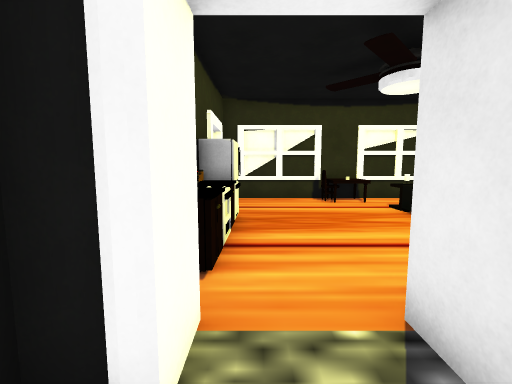
[1] (above)

15 first-person views from a walk through a Unity game level. The camera is 1.5 m above the floor, tilts 6° down and sees 90° across. Doors are open. The floor is counted in squares, 1 m on a side. Each view is taken from the middle of a square. On the plan, view 1 faces up. The plan holds only what a view shows up to about 13 squares ahead; the rest is blank. The place goes on beyond the plan. The player character is not drawn. Some surface patterns are stand-ins.

[2]
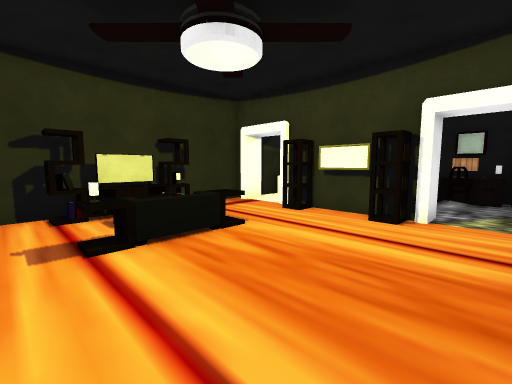

[3]
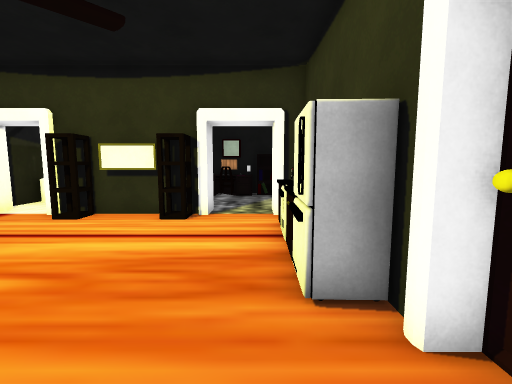

[4]
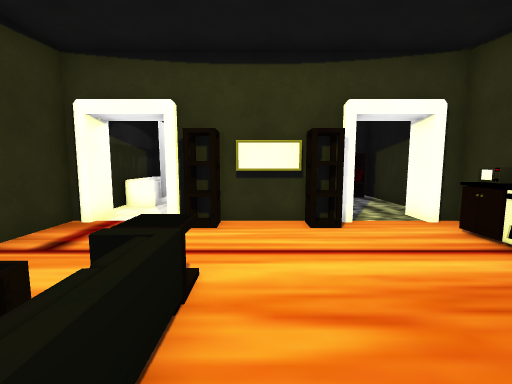

[5]
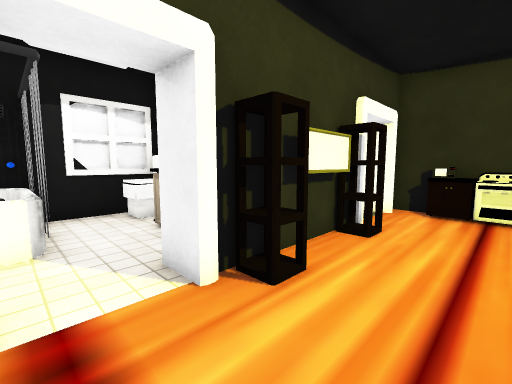

[6]
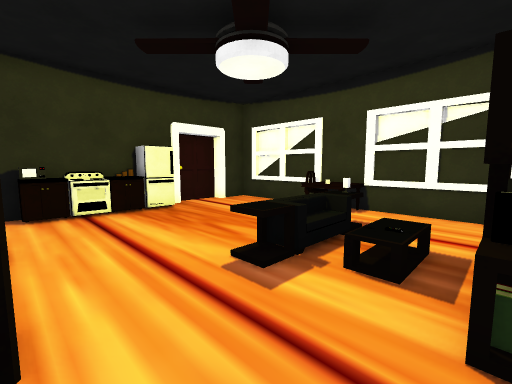

[7]
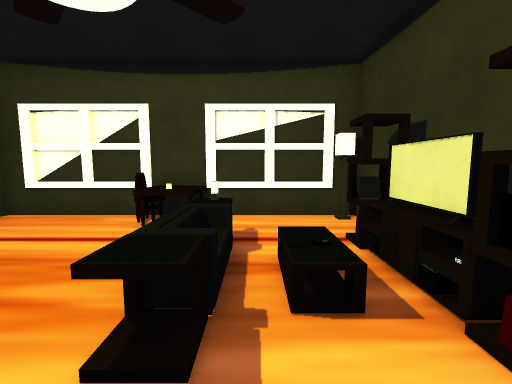

[8]
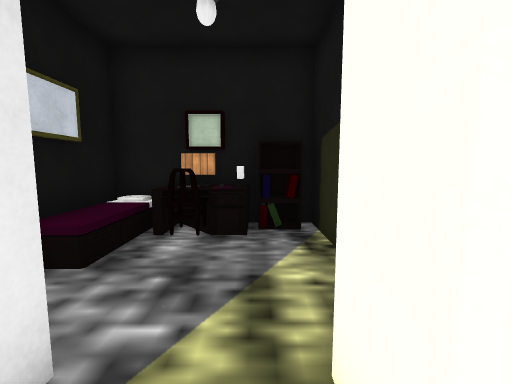

[9]
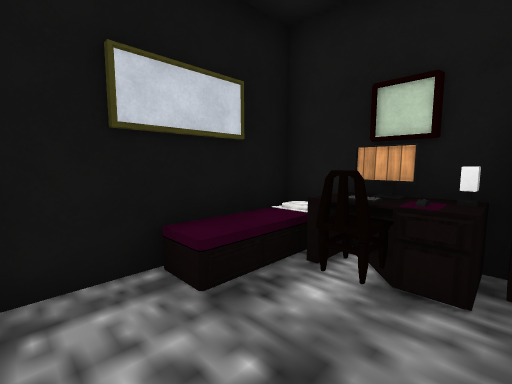

[10]
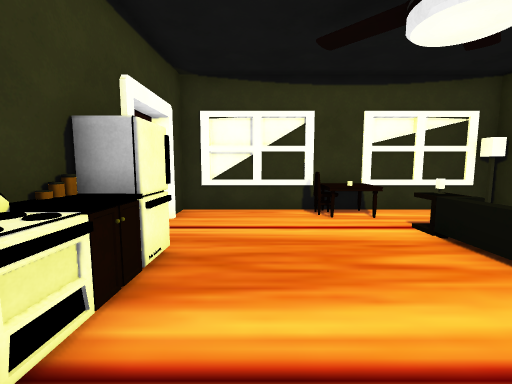

[11]
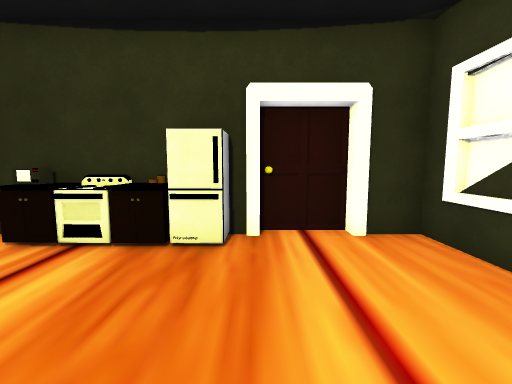

[12]
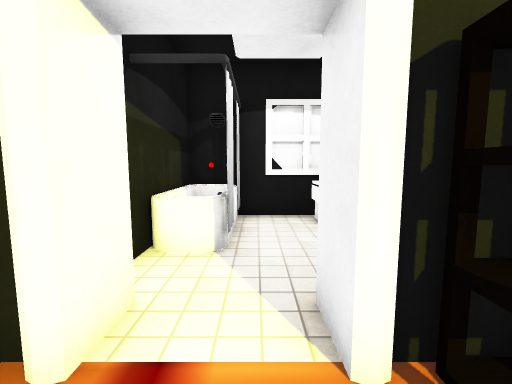

[13]
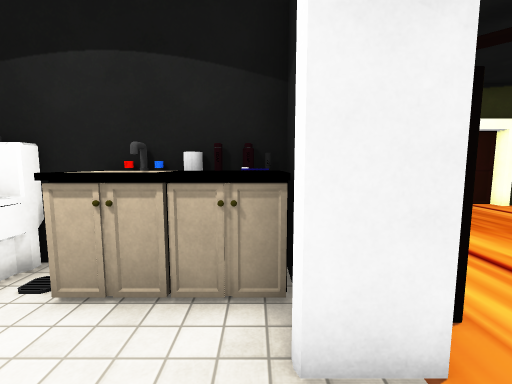

[14]
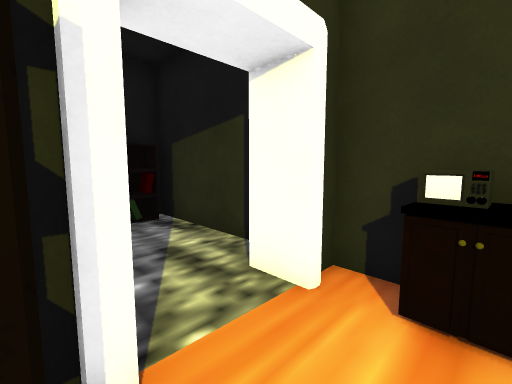

[15]
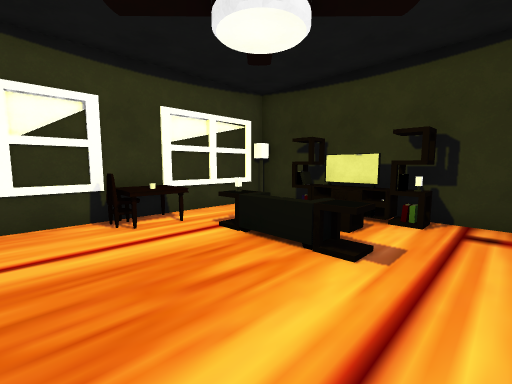

### Floor plan
Points are (right, up) in squares from view 1. A wall is a line through its corners. A room is listed if a view was taken in it or the views show most of it. See-through windows are left out.
Room 1 (views 1, 9)
walls: (1.4, 1.2) (1.4, 2.2); (3.6, 0.5) (3.6, 1.1); (-0.9, 1.5) (-1.5, 1.5) (-1.5, -3.6) (3.6, -3.6) (3.6, -1.4); (-0.5, 2.2) (-0.5, 1.2); (4.6, 1.5) (4.2, 1.5)
ways out: open door at (0.5, 2) to room 2
objects: other object (-1, -3) to (0, -3); other object (1, -4) to (1, -3); other object (1, -3) to (2, -2); other object (4, -1); other object (4, 0)
Room 2 (views 2, 3, 4, 5, 6, 7, 8, 10, 11, 12, 14, 15)
walls: (1.4, 2.2) (6.3, 2.2); (-1.5, 8.1) (-1.5, 2.2) (-0.5, 2.2); (-1.9, 10.1) (-1.9, 8.1); (8.9, 2.1) (8.9, 11.6) (-1.5, 11.6) (-1.5, 10.1)
ways out: open door at (0.5, 2) to room 1; open door at (7.5, 2) to room 3
objects: other object (-1, 3) to (-1, 4); other object (-1, 5); other object (-1, 6); other object (-1, 7); other object (2, 3); other object (3, 3); other object (3, 10) to (4, 10); other object (3, 11); other object (4, 11); other object (5, 3) to (6, 3); other object (5, 6); other object (5, 7) to (5, 8); other object (5, 9); other object (8, 6) to (8, 9); other object (8, 11)
Room 3 (view 13)
walls: (8.3, 1.3) (8.3, 2.4); (4.2, -1.4) (4.2, -3.6) (8.9, -3.6) (8.9, 0.8); (6.3, 2.2) (6.3, 1.2); (4.2, 1.5) (4.2, 0.5)
ways out: open door at (7.5, 2) to room 2
objects: other object (5, -3) to (5, -2); other object (5, 0); other object (5, 1); other object (8, -2) to (8, 0)

Positions as (right, up) in squares from view 1, and headings:
1: (0, 0), facing up
2: (0, 10), facing down-right
3: (0, 10), facing down
4: (4, 9), facing down
5: (8, 5), facing down-left
6: (8, 3), facing up-left
7: (6, 4), facing up
8: (0, 3), facing down
9: (0, 1), facing down-right
10: (1, 3), facing up
11: (4, 8), facing left
12: (7, 4), facing down
13: (8, 1), facing left
14: (2, 4), facing down-left
15: (1, 4), facing up-right
